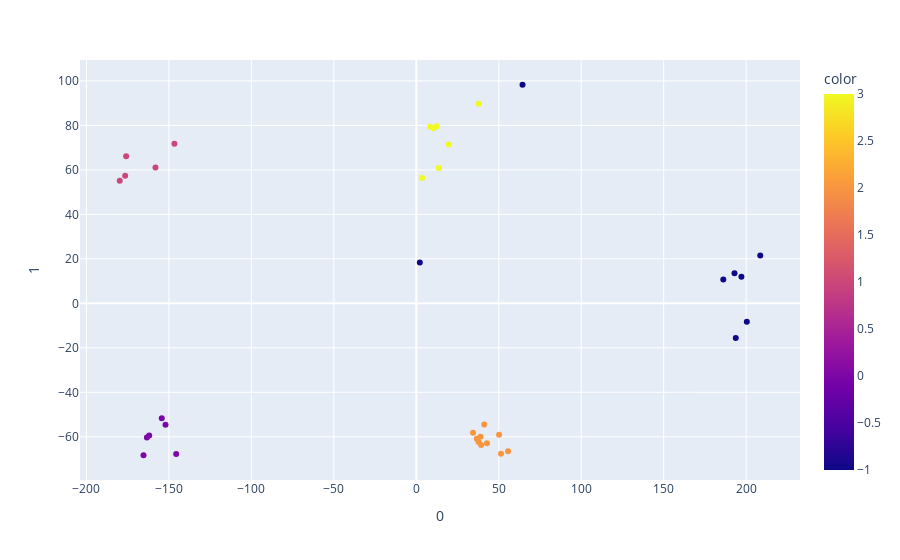
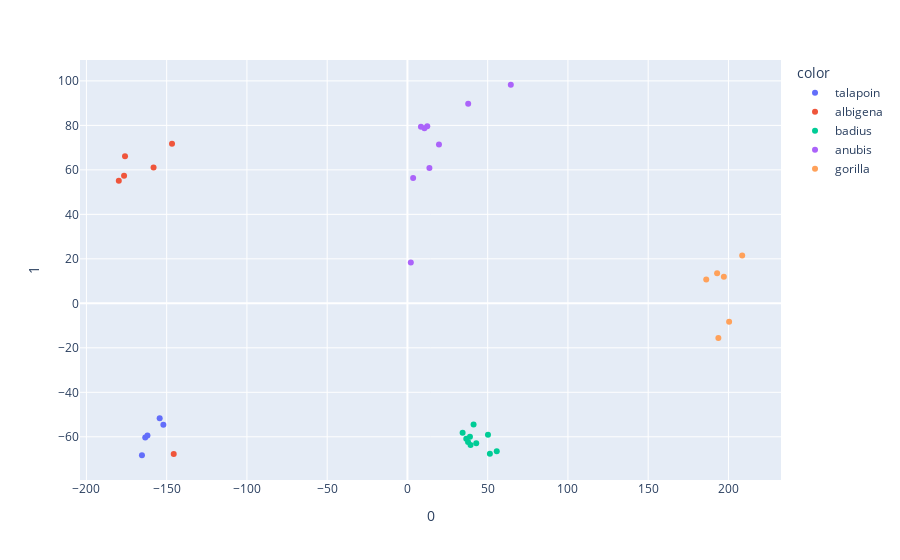

Here is the notebook cell these charts were saved with, in order:
### Markdown cell above
We can see that the elbow point is at 34, so we will normally use this as our eps values in the db-scan. however, using trial and error, I found that using 50 is a better value.

### Code cell
'''DBscan'''
from sklearn.cluster import DBSCAN
dbscan = DBSCAN(eps=50, min_samples=5).fit(clustering_data)
identified_clusters = dbscan.fit_predict(clustering_data)
labels = dbscan.labels_

data_with_clusters = clustering_data.copy()
data_with_clusters['Clusters'] = identified_clusters

plotPCA1 = 0
plotPCA2 = 1

pca = PCA(n_components=3)
components = pca.fit_transform(X)

loadings = pca.components_.T * np.sqrt(pca.explained_variance_)
components2 = []
for i in components:
    components2.append([i[plotPCA1], i[plotPCA2]])

fig = px.scatter(components2, x=0, y=1, color=data_with_clusters['Clusters'])
fig.show()

fig = px.scatter(components, x=0, y=1, color=species_series)
fig.show()

### Figure 1 — Plotly figure (JSON) as saved in the notebook; plotly's stock layout.template omitted (floating-point values rounded to 4 significant figures)
{"data": [{"hovertemplate": "0=%{x}<br>1=%{y}<br>color=%{marker.color}<extra></extra>", "legendgroup": "", "marker": {"color": [0, 0, 0, 0, 0, 1, 1, 1, 1, 0, 1, 2, 2, 2, 2, 2, 2, 2, 2, 2, 2, -1, 3, 3, 3, 3, 3, 3, 3, -1, -1, -1, -1, -1, -1, -1], "coloraxis": "coloraxis", "symbol": "circle"}, "mode": "markers", "name": "", "orientation": "v", "showlegend": false, "type": "scatter", "x": [-154.4, -152.1, -165.4, -163.4, -162.0, -179.8, -158.2, -176.5, -175.9, -145.6, -146.7, 41.21, 42.86, 51.37, 38.94, 36.65, 55.64, 34.38, 39.32, 50.18, 37.76, 64.41, 37.85, 12.35, 3.556, 19.65, 10.6, 8.42, 13.69, 2.116, 197.1, 208.6, 186.1, 200.4, 193.7, 192.9], "xaxis": "x", "y": [-51.61, -54.58, -68.3, -60.33, -59.44, 55.1, 61.08, 57.32, 66.09, -67.79, 71.71, -54.47, -62.9, -67.65, -59.96, -60.87, -66.45, -58.13, -63.72, -59.09, -62.32, 98.26, 89.71, 79.62, 56.35, 71.35, 78.68, 79.41, 60.86, 18.38, 11.93, 21.46, 10.69, -8.328, -15.63, 13.54], "yaxis": "y"}], "layout": {"coloraxis": {"colorbar": {"title": {"text": "color"}}, "colorscale": [[0, "#0d0887"], [0.1111, "#46039f"], [0.2222, "#7201a8"], [0.3333, "#9c179e"], [0.4444, "#bd3786"], [0.5556, "#d8576b"], [0.6667, "#ed7953"], [0.7778, "#fb9f3a"], [0.8889, "#fdca26"], [1, "#f0f921"]]}, "legend": {"tracegroupgap": 0}, "margin": {"t": 60}, "xaxis": {"anchor": "y", "domain": [0, 1], "title": {"text": "0"}}, "yaxis": {"anchor": "x", "domain": [0, 1], "title": {"text": "1"}}}}

### Figure 2 — Plotly figure (JSON) as saved in the notebook; plotly's stock layout.template omitted (floating-point values rounded to 4 significant figures)
{"data": [{"hovertemplate": "color=talapoin<br>0=%{x}<br>1=%{y}<extra></extra>", "legendgroup": "talapoin", "marker": {"color": "#636efa", "symbol": "circle"}, "mode": "markers", "name": "talapoin", "orientation": "v", "showlegend": true, "type": "scatter", "x": [-154.4, -152.1, -165.4, -163.4, -162.0], "xaxis": "x", "y": [-51.61, -54.58, -68.3, -60.33, -59.44], "yaxis": "y"}, {"hovertemplate": "color=albigena<br>0=%{x}<br>1=%{y}<extra></extra>", "legendgroup": "albigena", "marker": {"color": "#EF553B", "symbol": "circle"}, "mode": "markers", "name": "albigena", "orientation": "v", "showlegend": true, "type": "scatter", "x": [-179.8, -158.2, -176.5, -175.9, -145.6, -146.7], "xaxis": "x", "y": [55.1, 61.08, 57.32, 66.09, -67.79, 71.71], "yaxis": "y"}, {"hovertemplate": "color=badius<br>0=%{x}<br>1=%{y}<extra></extra>", "legendgroup": "badius", "marker": {"color": "#00cc96", "symbol": "circle"}, "mode": "markers", "name": "badius", "orientation": "v", "showlegend": true, "type": "scatter", "x": [41.21, 42.86, 51.37, 38.94, 36.65, 55.64, 34.38, 39.32, 50.18, 37.76], "xaxis": "x", "y": [-54.47, -62.9, -67.65, -59.96, -60.87, -66.45, -58.13, -63.72, -59.09, -62.32], "yaxis": "y"}, {"hovertemplate": "color=anubis<br>0=%{x}<br>1=%{y}<extra></extra>", "legendgroup": "anubis", "marker": {"color": "#ab63fa", "symbol": "circle"}, "mode": "markers", "name": "anubis", "orientation": "v", "showlegend": true, "type": "scatter", "x": [64.41, 37.85, 12.35, 3.556, 19.65, 10.6, 8.42, 13.69, 2.116], "xaxis": "x", "y": [98.26, 89.71, 79.62, 56.35, 71.35, 78.68, 79.41, 60.86, 18.38], "yaxis": "y"}, {"hovertemplate": "color=gorilla<br>0=%{x}<br>1=%{y}<extra></extra>", "legendgroup": "gorilla", "marker": {"color": "#FFA15A", "symbol": "circle"}, "mode": "markers", "name": "gorilla", "orientation": "v", "showlegend": true, "type": "scatter", "x": [197.1, 208.6, 186.1, 200.4, 193.7, 192.9], "xaxis": "x", "y": [11.93, 21.46, 10.69, -8.328, -15.63, 13.54], "yaxis": "y"}], "layout": {"legend": {"title": {"text": "color"}, "tracegroupgap": 0}, "margin": {"t": 60}, "xaxis": {"anchor": "y", "domain": [0, 1], "title": {"text": "0"}}, "yaxis": {"anchor": "x", "domain": [0, 1], "title": {"text": "1"}}}}
